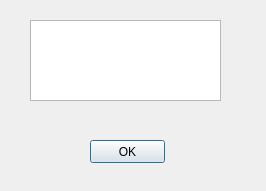
<?xml version="1.0" encoding="UTF-8"?>
<ui version="4.0">
 <class>Dialog</class>
 <widget class="QDialog" name="Dialog">
  <property name="geometry">
   <rect>
    <x>0</x>
    <y>0</y>
    <width>266</width>
    <height>191</height>
   </rect>
  </property>
  <property name="windowTitle">
   <string>Dialog</string>
  </property>
  <widget class="QPushButton" name="button">
   <property name="geometry">
    <rect>
     <x>90</x>
     <y>140</y>
     <width>75</width>
     <height>23</height>
    </rect>
   </property>
   <property name="text">
    <string>OK</string>
   </property>
  </widget>
  <widget class="QTextBrowser" name="label">
   <property name="geometry">
    <rect>
     <x>30</x>
     <y>20</y>
     <width>191</width>
     <height>81</height>
    </rect>
   </property>
  </widget>
 </widget>
 <resources/>
 <connections/>
</ui>
